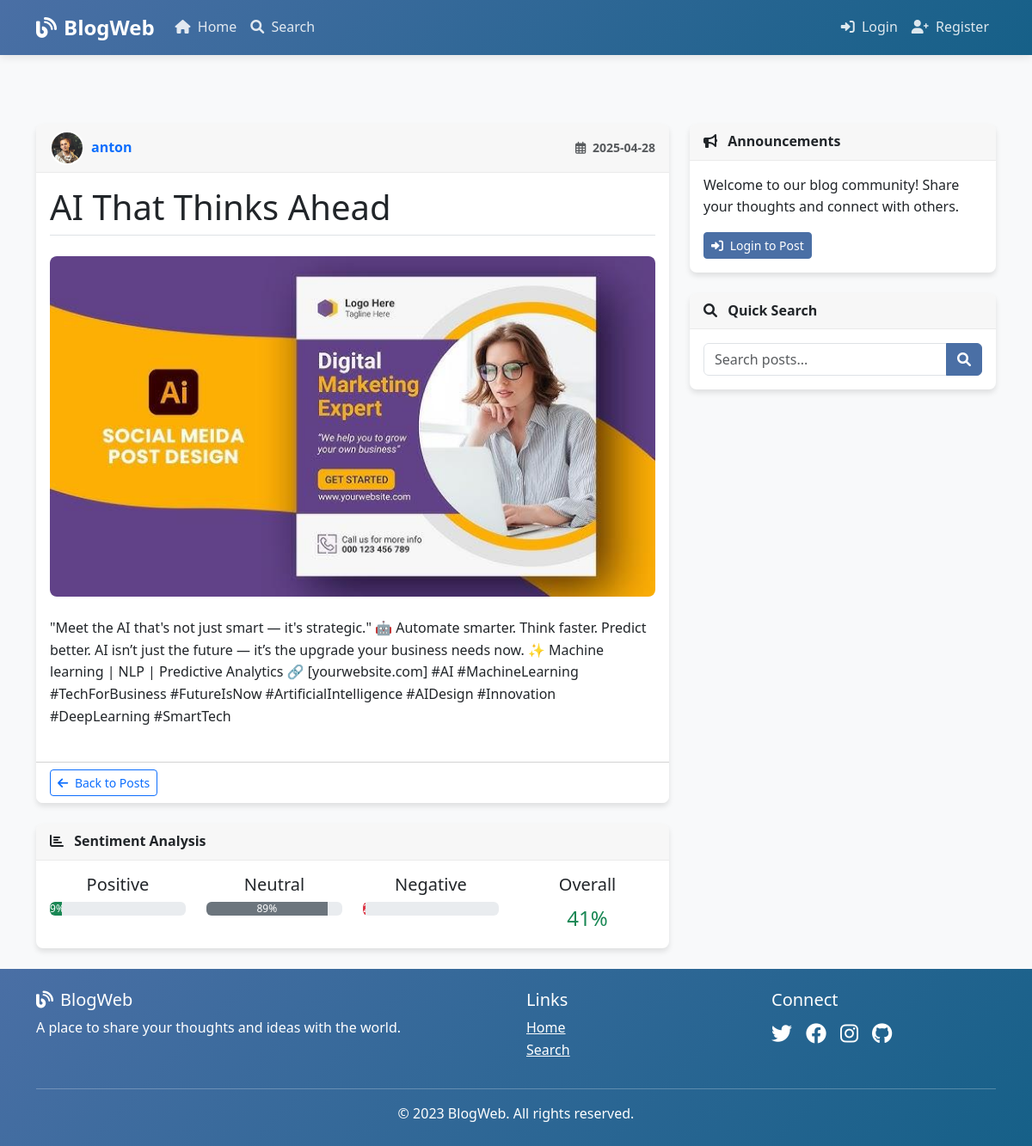
Screenshot of /post/2 with the database file from the repository.
### app/models/user.py (models this page shows, shortened)
class User(db.Model, UserMixin):
    id = db.Column(db.Integer, primary_key=True)
    username = db.Column(db.String(20), unique=True, nullable=False)
    email = db.Column(db.String(120), unique=True, nullable=False)
    password_hash = db.Column(db.String(128), nullable=False)
    profile_image = db.Column(db.String(20), nullable=False, default='default.jpg')
    created_at = db.Column(db.DateTime, nullable=False, default=datetime.utcnow)
    posts = db.relationship('Post', backref='author', lazy=True)

### app/models/post.py (models this page shows, shortened)
class Post(db.Model):
    id = db.Column(db.Integer, primary_key=True)
    title = db.Column(db.String(100), nullable=False)
    content = db.Column(db.Text, nullable=False)
    image_file = db.Column(db.String(20))
    created_at = db.Column(db.DateTime, nullable=False, default=datetime.utcnow)
    user_id = db.Column(db.Integer, db.ForeignKey('user.id'), nullable=False)
    sentiment_pos = db.Column(db.Float, default=0.0)
    sentiment_neg = db.Column(db.Float, default=0.0)
    sentiment_neu = db.Column(db.Float, default=0.0)
    sentiment_compound = db.Column(db.Float, default=0.0)

### app/controllers/posts.py (the view)
@posts_bp.route('/post/<int:post_id>')
def post(post_id):
    post = Post.query.get_or_404(post_id)
    return render_template('posts/view.html', title=post.title, post=post)

### app/templates/posts/view.html (shortened to what this page needs)
{% extends "base.html" %}
{% block content %}
    <article class="card mb-4 content-section">
        <div class="card-header">
            <div class="d-flex justify-content-between align-items-center">
                <a href="{{ url_for('posts.user_posts', username=post.author.username) }}" class="text-decoration-none d-flex align-items-center">
                    <img class="rounded-circle article-img" src="{{ url_for('static', filename='uploads/' + post.author.profile_image) }}" alt="{{ post.author.username }}">
                    <span class="ms-2 fw-bold">{{ post.author.username }}</span>
                </a>
                <div>
                    <small class="text-muted">
                        <i class="far fa-calendar-alt me-1"></i> {{ post.created_at.strftime('%Y-%m-%d') }}
                    </small>
                </div>
            </div>
        </div>
        <div class="card-body">
            <h1 class="card-title mb-4 pb-2 border-bottom">{{ post.title }}</h1>
            {% if post.image_file %}
                <div class="post-image-container text-center mb-4">
                    <img src="{{ url_for('static', filename='uploads/' + post.image_file) }}" class="img-fluid rounded shadow" alt="{{ post.title }}">
                </div>
            {% endif %}
            <div class="post-content mb-4">
                {{ post.content|safe }}
            </div>
        </div>
        <div class="card-footer bg-white">
            <a href="{{ url_for('posts.index') }}" class="btn btn-sm btn-outline-primary">
                <i class="fas fa-arrow-left me-1"></i> Back to Posts
            </a>
        </div>
    </article>
    <div class="card mt-4">
        <div class="card-header">
            <i class="fas fa-chart-bar me-2"></i> Sentiment Analysis
        </div>
        <div class="card-body">
            <div class="row">
                <div class="col-md-3 text-center">
                    <h5>Positive</h5>
                    <div class="progress">
                        <div class="progress-bar bg-success" role="progressbar"
                             style="width: {{ (post.sentiment_pos * 100)|round|int }}%">
                            {{ (post.sentiment_pos * 100)|round|int }}%
                        </div>
                    </div>
                </div>
                <div class="col-md-3 text-center">
                    <h5>Neutral</h5>
                    <div class="progress">
                        <div class="progress-bar bg-secondary" role="progressbar"
                             style="width: {{ (post.sentiment_neu * 100)|round|int }}%">
                            {{ (post.sentiment_neu * 100)|round|int }}%
                        </div>
                    </div>
                </div>
                <div class="col-md-3 text-center">
                    <h5>Negative</h5>
                    <div class="progress">
                        <div class="progress-bar bg-danger" role="progressbar"
                             style="width: {{ (post.sentiment_neg * 100)|round|int }}%">
                        </div>
                    </div>
                </div>
                <div class="col-md-3 text-center">
                    <h5>Overall</h5>
                    <span class="fs-4 {{ 'text-success' if post.sentiment_compound > 0 else 'text-danger' if post.sentiment_compound < 0 else 'text-secondary' }}">
                        {{ (post.sentiment_compound * 100)|round|int }}%
                    </span>
                </div>
            </div>
        </div>
    </div>
{% endblock content %}

### app/static/css/main.css (style rules this page uses)
:root { --primary-color: #4a6fa5; --secondary-color: #166088; --accent-color: #4fc3dc; --text-color: #333; --light-bg: #f8f9fa; --dark-bg: #343a40; --border-radius: 8px; --box-shadow: 0 4px 6px rgba(0, 0, 0, 0.1); }
body { background-color: var(--light-bg); color: var(--text-color); font-family: 'Segoe UI', Tahoma, Geneva, Verdana, sans-serif; margin-top: 5rem; line-height: 1.6; }
.card { border: none; border-radius: var(--border-radius); box-shadow: var(--box-shadow); transition: transform 0.3s, box-shadow 0.3s; margin-bottom: 1.5rem; overflow: hidden; }
.card-header { background-color: rgba(0, 0, 0, 0.03); border-bottom: 1px solid rgba(0, 0, 0, 0.05); font-weight: 600; }
.article-img { height: 40px; width: 40px; object-fit: cover; border-radius: 50%; border: 2px solid white; }
.content-section { animation: fadeIn 0.5s ease-out; }
html, body { height: 100%; }
body { display: flex; flex-direction: column; min-height: 100vh; }
.card { transition: transform 0.3s ease, box-shadow 0.3s ease; opacity: 0; transform: translateY(20px); }
.card.show { opacity: 1; transform: translateY(0); }
.post-image-container { overflow: hidden; border-radius: var(--border-radius); max-height: none; }
.post-image-container img { transition: transform 0.5s ease; width: 100%; object-fit: contain; height: auto; }
.btn { transition: all 0.3s ease; }

### rows the page displays
User: profile_image (picture), author.username "anton"
Post: created_at "2025-04-28", title "AI That Thinks Ahead", image_file (picture), content "\"Meet the AI that's not just smart — it's strategic.\" 🤖 Automate smarter. Think faster. Predict better. AI isn’t just the future — it’s the upgrade your business needs now. ✨ Machine learning | NLP | Predictive Analytics 🔗 [yourwebsite.com] #AI #MachineLearning #TechForBusiness #FutureIsNow #ArtificialIntelligence #AIDesign #Innovation #DeepLearning #SmartTech", (post.sentiment_pos*100)|round|int "9", (post.sentiment_neu*100)|round|int "89", (post.sentiment_compound*100)|round|int "41"
